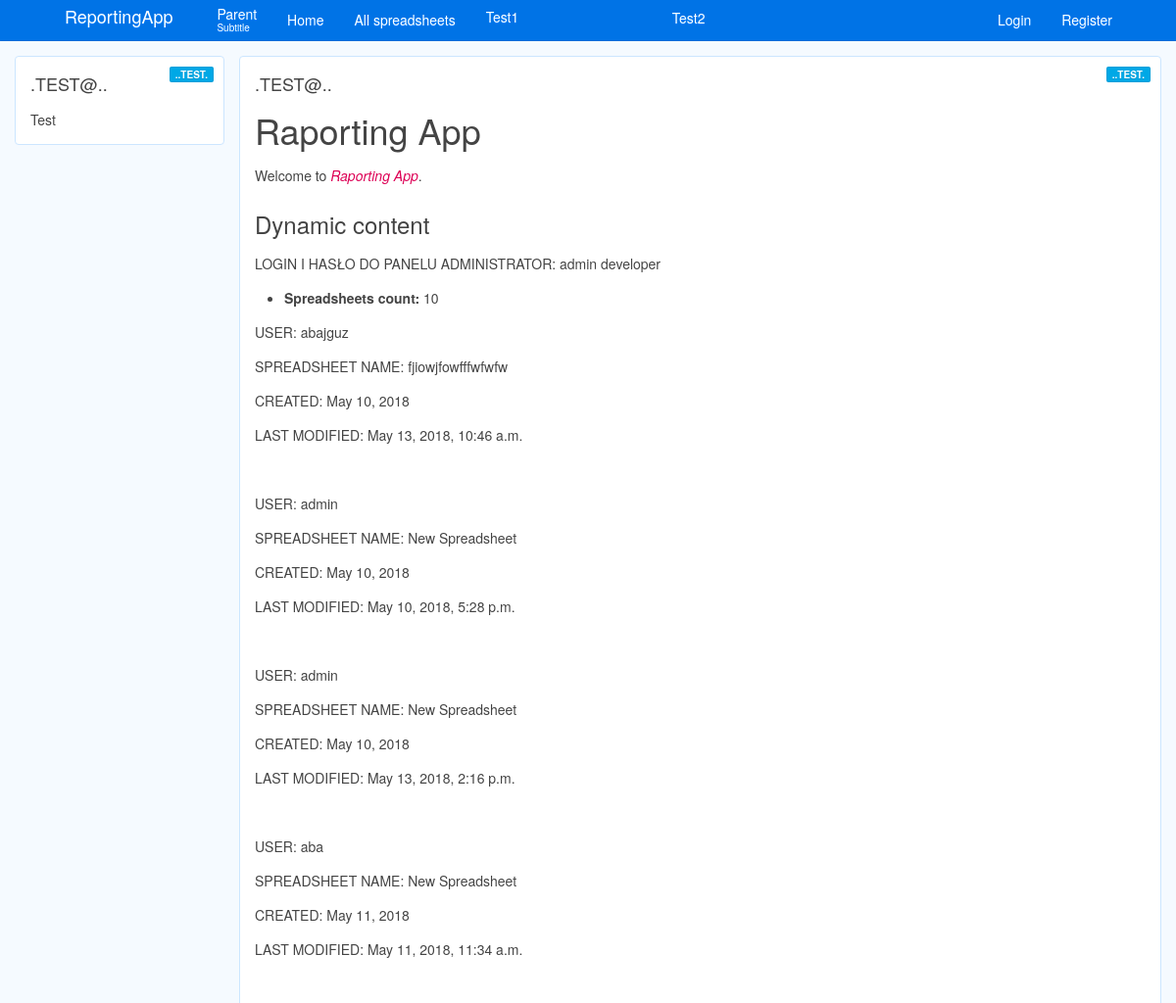
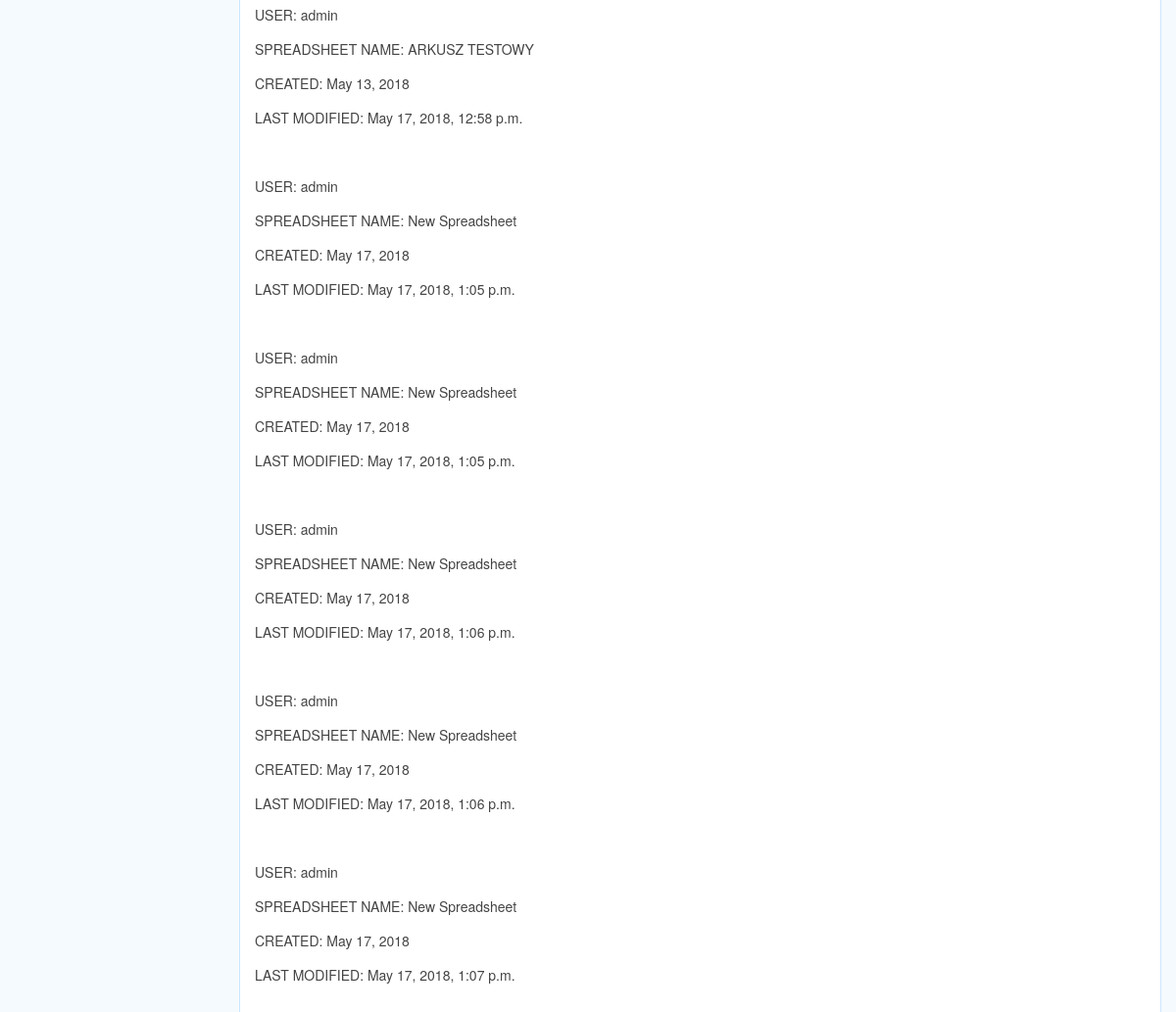
The page /reports/ on the database as committed earlier (2 pictures, top to bottom).
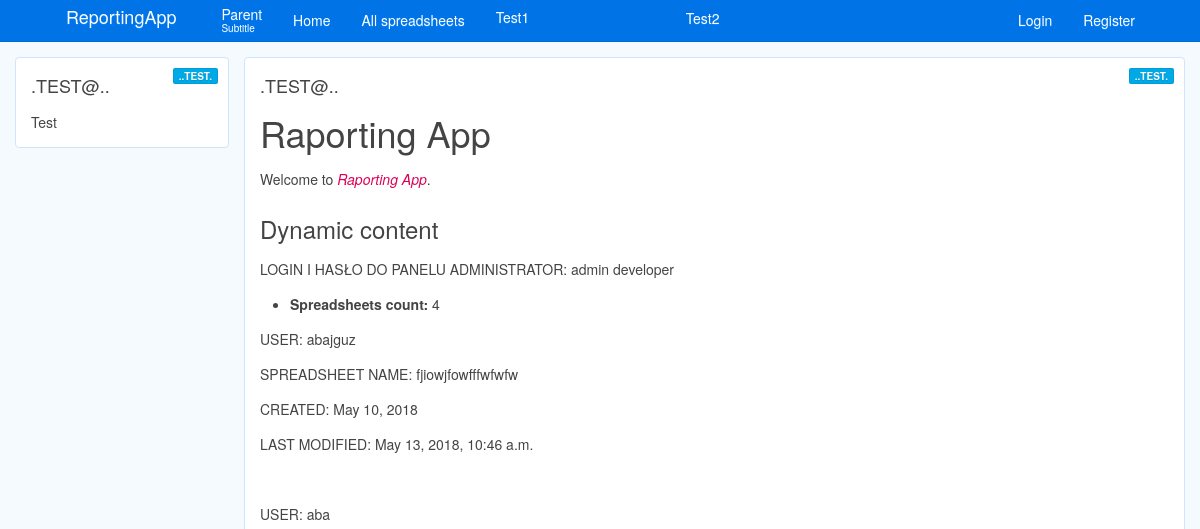
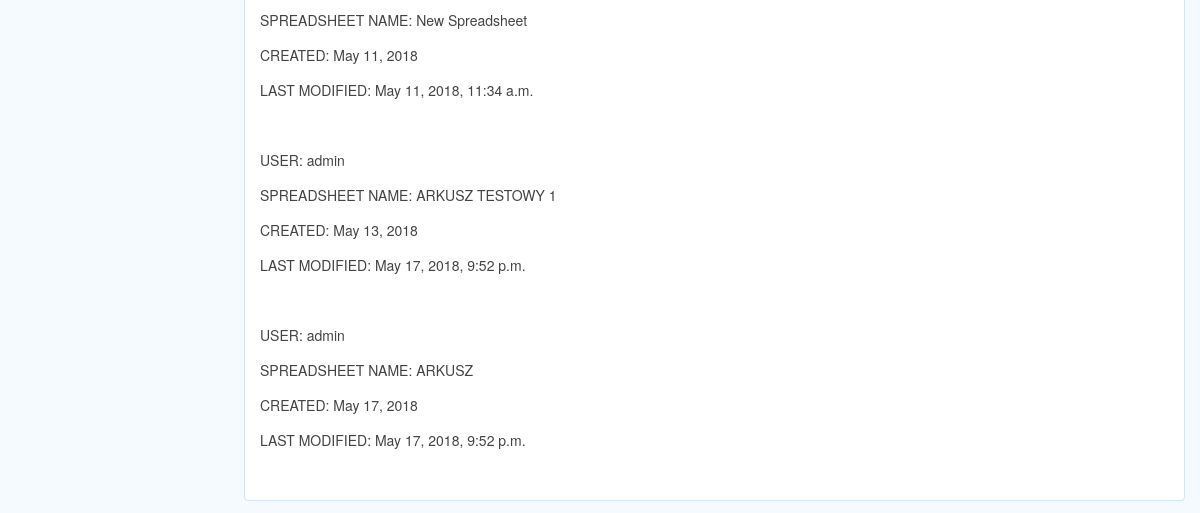
The same page on the database as committed later (2 pictures, top to bottom).
### reports/models.py (models this page shows)
class Spreadsheet(models.Model):
	user = models.ForeignKey(User, unique=False, on_delete=models.CASCADE)
	spreadsheet_name = models.CharField(max_length=255)
	spreadsheet_creation_date = models.DateField(auto_now_add=True, editable=False)
	spreadsheet_last_modification = models.DateTimeField(auto_now=True)

### reports/views.py (the view)
# urls.py: 2. Add a URL to urlpatterns:  path('', views.home, name='home')
def home(request):
    spreadsheets = Spreadsheet.objects.all()
    num_spreadsheets = len(spreadsheets)
    return render(request, 'home.html', context={'spreadsheets': spreadsheets, 'num_spreadsheets': num_spreadsheets}, )

### reports/templates/home.html (shortened to what this page needs)
{% extends "base.html" %}
{% block content %}
<div class="uk-width-1-1">
	<h1>Raporting App</h1>
	<p>Welcome to
		<em>Raporting App</em>.</p>
	<h2>Dynamic content</h2>
	<p>LOGIN I HASŁO DO PANELU ADMINISTRATOR: admin developer </p>
	<ul>
		<li>
			<strong>Spreadsheets count:</strong> {{ num_spreadsheets }}</li>
	</ul>
	{% for sp in spreadsheets %}
	<p>USER: {{sp.user}}</p>
	<p>SPREADSHEET NAME: {{sp.spreadsheet_name}}</p>
	<p>CREATED: {{sp.spreadsheet_creation_date}}</p>
	<p>LAST MODIFIED: {{sp.spreadsheet_last_modification}}</p>
	{% endfor %}
</div>
{% endblock %}

### reports/templates/base.html (shortened to what this page needs)
<!DOCTYPE html>
<html lang="en">
<head>
	{% load static %}
	<link rel="stylesheet" href={% static 'uikit/css/uikit.almost-flat.css' %} />
	<link rel="stylesheet" href="{% static 'base.css' %}">
</head>
<body id="body">
	<nav class="uk-navbar uk-navbar-attached uk-position-z-index" data-uk-sticky>
		<div class="uk-margin-large-left uk-margin-large-right">
			<a href="" class="uk-navbar-brand uk-margin-right">ReportingApp</a>
			{% block sidebar %}
			<ul class="uk-navbar-nav">
				<li class="uk-parent" data-uk-dropdown="" aria-haspopup="true" aria-expanded="false">
					<a href="" class="uk-navbar-nav-subtitle">Parent
						<div>Subtitle</div>
					</a>
				</li>
				<li>
					<a href="{% url 'home' %}">Home</a>
				</li>
				<li>
					<a href="{% url 'spreadsheets' %}">All spreadsheets</a>
				</li>
			</ul>
			<ul class="uk-navbar-flip uk-navbar-nav">
				<div class="uk-navbar-content">{{ user.get_username }}</div>
				{% if user.is_authenticated %}
				<li>
					<a href="{% url 'logout'%}">Logout</a>
				</li>
				{% else %}
				<li>
					<a href="{% url 'login'%}{% if request.path != '/accounts/logout/' %}?next={{request.path}}{% endif %}">Login</a>
				</li>
				<li>
					<a href="{% url 'register'%}?next={{request.path}}">Register</a>
				</li>
				{% endif %}
			</ul>
			{% endblock %}
			<div class="uk-navbar-content">Test1</div>
			<div class="uk-navbar-content uk-navbar-center">Test2</div>
		</div>
	</nav>
	<div class="uk-block uk-containter-center uk-margin-left uk-margin-right uk-margin-top uk-margin-bottom uk-margin-remove-top uk-margin-remove-bottom uk-padding-remove">
		<div class="uk-grid">
			<div class="uk-width-1-5">
				<div class="uk-panel uk-panel-box uk-panel-box-main">
					<div class="uk-panel-badge uk-badge">..TEST.</div>
					<h3 class="uk-panel-title">.TEST@..</h3>
					<div class="uk-grid">
						<div class="uk-width-1-1">
							Test
						</div>
					</div>
				</div>
			</div>
			<div class="uk-width-4-5 uk-padding-remove">
				<div class="uk-panel uk-panel-box uk-panel-box-main uk-margin-left">
					<div class="uk-panel-badge uk-badge">..TEST.</div>
					<h3 class="uk-panel-title">.TEST@..</h3>
					<div class="uk-grid">
						{% block content %}
						{% endblock %}
					</div>
				</div>
			</div>
		</div>
	</div>
</body>
</html>

Rows that differ between the two databases and show on the page:
removed Spreadsheet: user "admin", spreadsheet_name "New Spreadsheet", spreadsheet_creation_date "May 10, 2018", spreadsheet_last_modification "May 10, 2018, 5:28 p.m."
removed Spreadsheet: user "admin", spreadsheet_name "New Spreadsheet", spreadsheet_creation_date "May 10, 2018", spreadsheet_last_modification "May 13, 2018, 2:16 p.m."
removed Spreadsheet: user "admin", spreadsheet_name "New Spreadsheet", spreadsheet_creation_date "May 17, 2018", spreadsheet_last_modification "May 17, 2018, 1:05 p.m."
removed Spreadsheet: user "admin", spreadsheet_name "New Spreadsheet", spreadsheet_creation_date "May 17, 2018", spreadsheet_last_modification "May 17, 2018, 1:05 p.m."
removed Spreadsheet: user "admin", spreadsheet_name "New Spreadsheet", spreadsheet_creation_date "May 17, 2018", spreadsheet_last_modification "May 17, 2018, 1:06 p.m."
removed Spreadsheet: user "admin", spreadsheet_name "New Spreadsheet", spreadsheet_creation_date "May 17, 2018", spreadsheet_last_modification "May 17, 2018, 1:06 p.m."
removed Spreadsheet: user "admin", spreadsheet_name "New Spreadsheet", spreadsheet_creation_date "May 17, 2018", spreadsheet_last_modification "May 17, 2018, 1:07 p.m."
changed Spreadsheet: spreadsheet_name "ARKUSZ TESTOWY" → "ARKUSZ TESTOWY 1"; spreadsheet_last_modification "May 17, 2018, 12:58 p.m." → "May 17, 2018, 9:52 p.m."
added Spreadsheet: user "admin", spreadsheet_name "ARKUSZ", spreadsheet_creation_date "May 17, 2018", spreadsheet_last_modification "May 17, 2018, 9:52 p.m."
Other text that changed with them:
{{ num_spreadsheets }}: "10" → "4"
